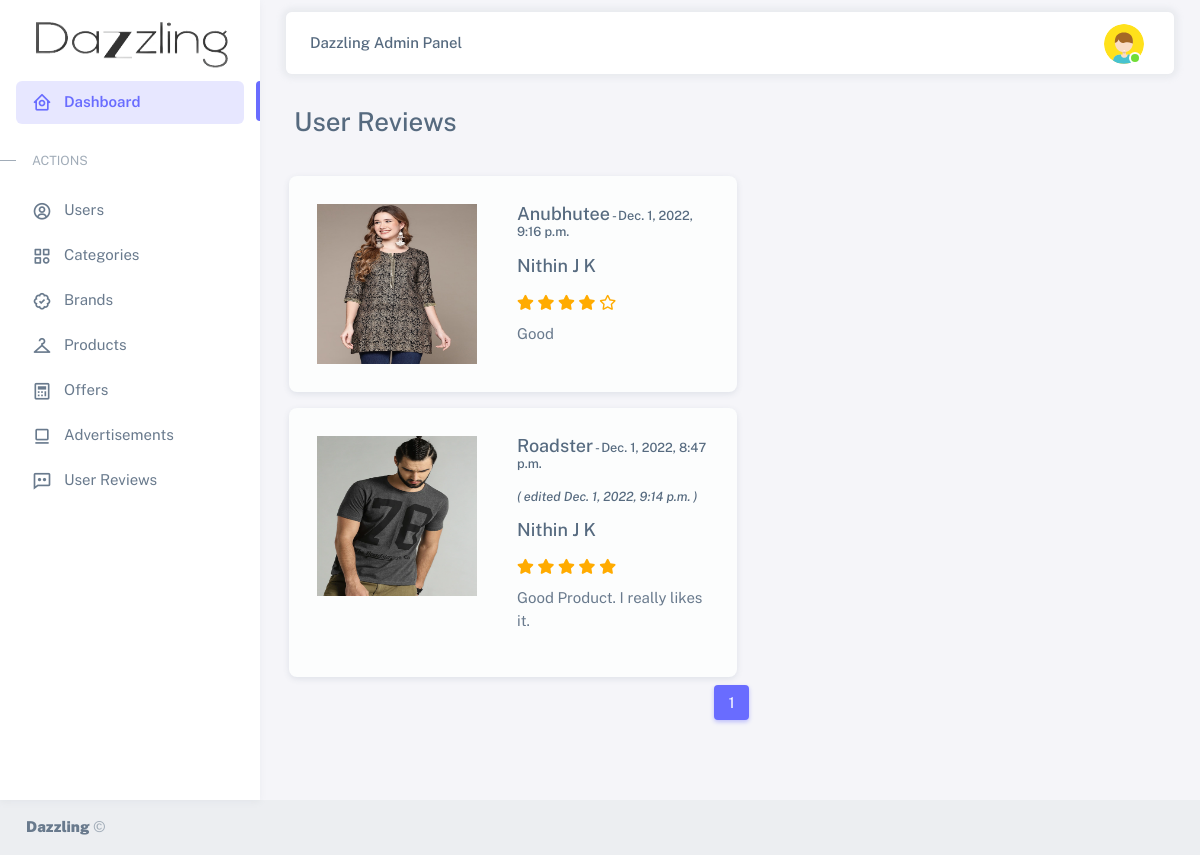
/administrator/reviews (signed in), run on an earlier commit of the app's database.
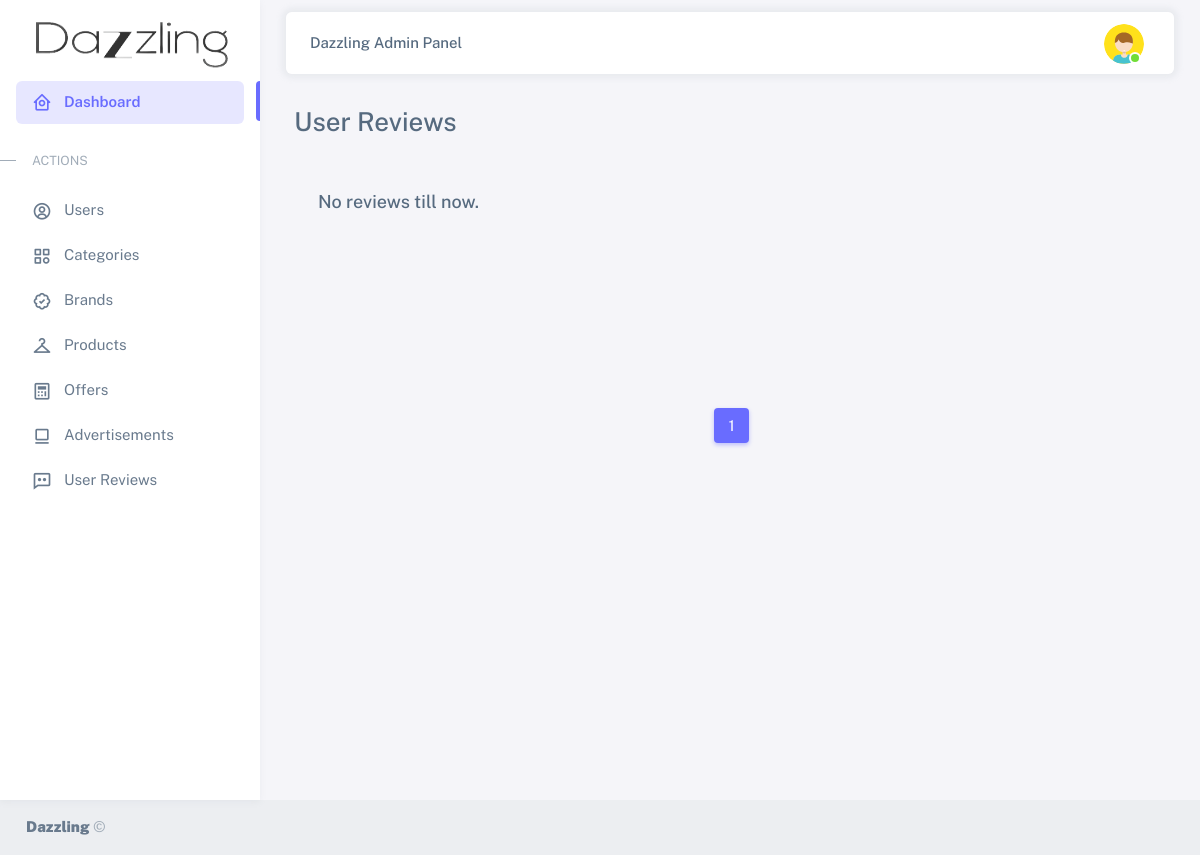
And on a later commit of the database.
### accounts/models.py (models this page shows, shortened)
class Reviews(models.Model):
    user = models.ForeignKey(User, on_delete=models.CASCADE)
    product = models.ForeignKey(Products, on_delete=models.CASCADE)
    name = models.CharField(max_length=50, default='')
    email = models.CharField(max_length=50, default='')
    comment = models.TextField()
    rating = models.IntegerField(default=0)
    created = models.DateTimeField(auto_now_add=True)
    edited = models.BooleanField(default=False)
    last_updated = models.DateTimeField(default=now)

### shop/models.py (models this page shows, shortened)
class Products(models.Model):
    name = models.CharField(max_length=100)
    desc = models.CharField(max_length=150)
    slug = models.SlugField(max_length=150, unique=True)
    img = models.ImageField(upload_to='products')
    img1 = models.ImageField(upload_to='products', default='')
    img2 = models.ImageField(upload_to='products', default='')
    color = models.CharField(max_length=50, default='')
    sec_color = models.CharField(max_length=50, default='', blank=True)
    info = models.TextField(default='')
    fabric = models.CharField(max_length=50, default='')
    length = models.CharField(max_length=50, default='', blank=True)
    pattern = models.CharField(max_length=50, default='', blank=True)
    occasion = models.CharField(max_length=50, default='')
    ideal_for = models.CharField(max_length=50, default='')
    wash_care = models.CharField(max_length=50, default='')
    brand = models.ForeignKey(Brands, on_delete=models.CASCADE, default='')
    stock_xs = models.IntegerField(default=0)
    stock_s = models.IntegerField(default=0)
    stock_m = models.IntegerField(default=0)
    stock_l = models.IntegerField(default=0)
    stock_xl = models.IntegerField(default=0)
    available = models.BooleanField(default=True)
    price = models.FloatField()
    shipping = models.IntegerField(default=0)
    category = models.ForeignKey(Category, on_delete=models.CASCADE)
    sub_category = models.ForeignKey(SubCategory, on_delete=models.CASCADE, blank=True, null=True, default='')
    featured = models.BooleanField(default=False)
    offer = models.ForeignKey(Offers, on_delete=models.CASCADE, blank=True, null=True, default='')
    avg_review = models.FloatField(default=0)
    tot_reviews = models.IntegerField(default=0)
    def get_url(self):
        return reverse('product_detail', args=[self.category.slug, self.slug])

### administrator/views.py (the view)
# urls.py: path('reviews', views.reviews, name='reviews'),
def reviews(request):
    if request.session.has_key('user'):
        reviws = Reviews.objects.all().order_by('-id')
        paginator = Paginator(reviws, 8)
        try:
            page = int(request.GET.get('page','1'))
        except:
            page = 1
        try:
            pro = paginator.page(page)
        except(EmptyPage,InvalidPage):
            pro = paginator.page(paginator.num_pages)
        data = {
            'reviews':reviws,
            'domain': get_current_site(request),
            'pg': pro,
            'has_next': pro.has_next(),
            'has_previous': pro.has_previous(),
            }
        return render(request, 'admin/reviews.html', data)
    else:
        messages.error(request, 'Please login')
        return redirect('login')

### accounts/context_processor.py (called while the page is built, shortened)
def wcount(request):
    w_count = 0
    if 'admin' in request.path:
        return {}

### cart/context_processor.py (called while the page is built, shortened)
def count(request):
    itm_count = 0
    if 'admin' in request.path:
        return {}

### shop/context_processor.py (called while the page is built, shortened)
def navbar(request):
    if 'admin' in request.path:
        return {}

def filter(request):
    if 'admin' in request.path:
        return {}

### shop/templatetags/app_tags.py (called while the page is built)
def times(num):
    return range(round(num))

def rating_rem(num):
    new_range = 5-round(num)
    return range(new_range)

### templates/admin/reviews.html (shortened to what this page needs)
{% extends 'admin/admin_base.html' %}
{% load app_tags %}
{% block content %}
<div class="container-xxl flex-grow-1 container-p-y">
    <h3 class="m-2">User Reviews</h3><br>
    <div class="row px-xl-2">
        {% for review in pg.object_list %}
        <div class="col-md-4 col-sm card m-2 bg-light" style="width: 28rem;">
            <div class="card-body">
                <div class="row">
                    <div class="col col-md-6 p-1">
                        <img src="{{ review.product.img.url }}" alt="product" style="height: 10rem; width: 10rem;">
                    </div>
                    <div class="col col-md-6 p-1">
                        <h6><a class="h5" href="{{ review.product.get_url }}">
                                {{ review.product.name}}</a><small> - {{ review.created }}</small>
                        </h6>
                        {% if review.edited == True %}
                        <h6><small><i>( edited {{ review.last_updated }} )</i></small></h6>
                        {% endif %}
                        <h5>{{ review.name }}</h5>
                        <div class="text-primary mb-2">
                            {% for i in review.rating|times %}
                            <i class="fas fa-star text-warning"></i>
                            {% endfor%}
                            {% for j in review.rating|rating_rem %}
                            <i class="far fa-star text-warning"></i>
                            {% endfor %}
                        </div>
                        <p>{{ review.comment }}</p>
                    </div>
                </div>
            </div>
        </div>
        {% empty %}
        <div style="height: 15rem;">
            <p class="h5 m-4">No reviews till now. </p>
        </div>
        {% endfor %}
        <div class="col-12">
            <nav>
                <ul class="pagination justify-content-center">
                    {% for p in pg.paginator.page_range %}
                    <li class="page-item {% if pg.number == p %} active {% endif %}"><a class="page-link"
                            href="?page={{p}}">{{ p }}</a>
                    </li>
                    {% endfor %}
                </ul>
            </nav>
        </div>
    </div>
</div>
{% endblock %}

What changed in the data, as far as the page shows it:
removed Reviews: product.img (picture), product.name "Anubhutee", created "Dec. 1, 2022, 9:16 p.m.", name "Nithin J K", rating 4 (drawn), comment "Good"
removed Reviews: product.img (picture), product.name "Roadster", created "Dec. 1, 2022, 8:47 p.m.", last_updated "Dec. 1, 2022, 9:14 p.m.", name "Nithin J K", rating 5 (drawn), comment "Good Product. I really likes it."
Also different on the page:
text now shown: "No reviews till now."
